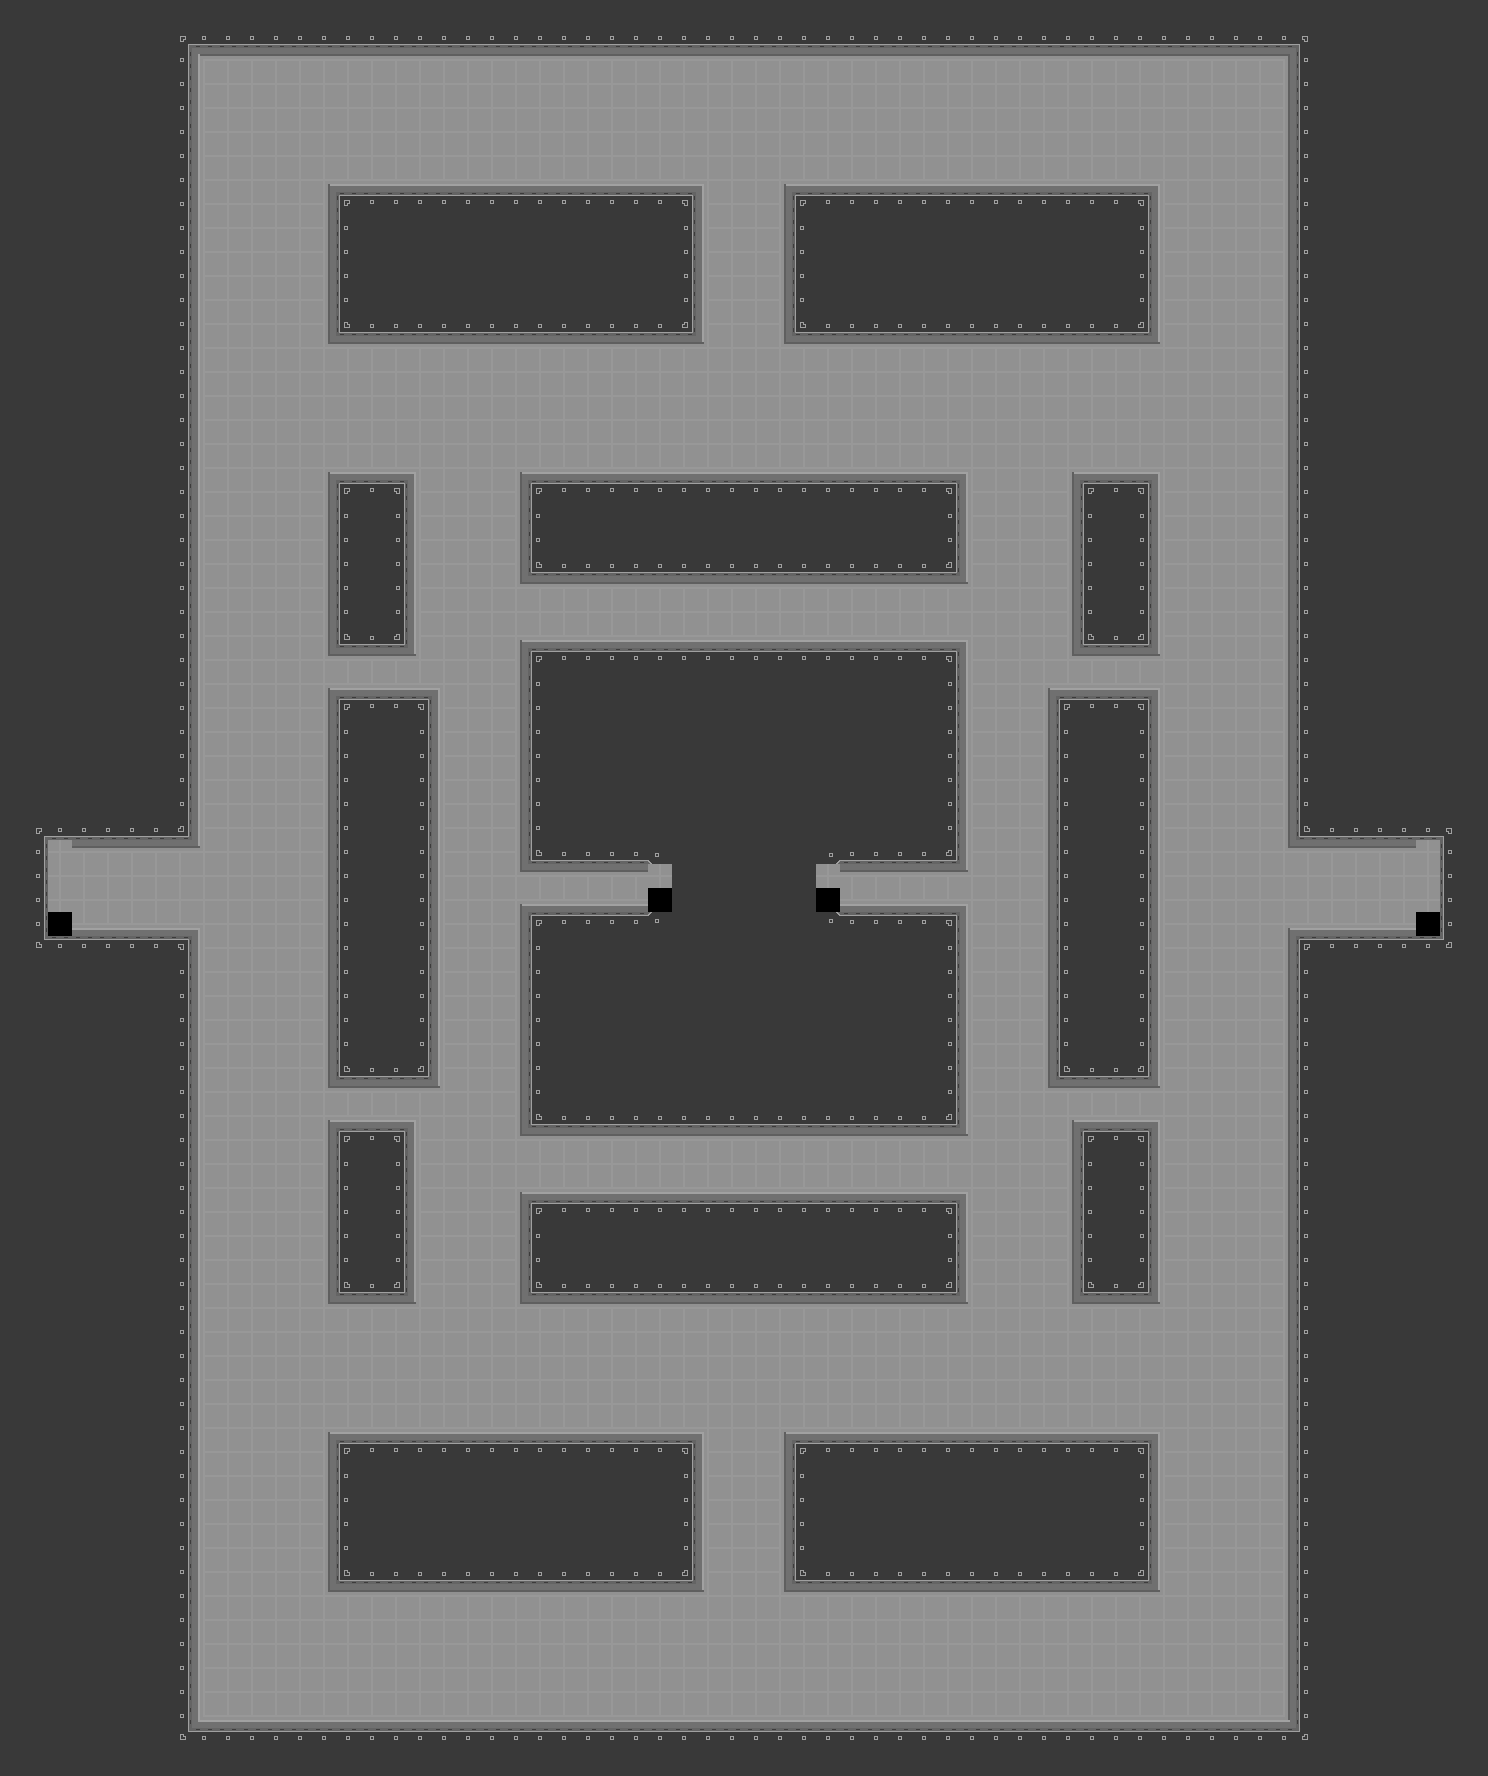

The image is a tile-based game level rendered from a .tmx file. Its description and source (layers, tilesets, objects; grid data summarised) follow:
An orthogonal 62x74 tile map with 24x24 px tiles, 2 tile layers (Kachelebene 1, Invisible Layer).

<map version="1.0" orientation="orthogonal" width="62" height="74" tilewidth="24" tileheight="24">
 <tileset firstgid="1" source="iron_tileset.tsx" />
 <layer name="Kachelebene 1" width="62" height="74">
  <data>[4588 cells, 4584 non-empty, 30 distinct tile ids]</data>
 </layer>
 <layer name="Invisible Layer" width="62" height="74">
  <data>[4588 cells, 0 non-empty, 0 distinct tile ids]</data>
 </layer>
</map>
